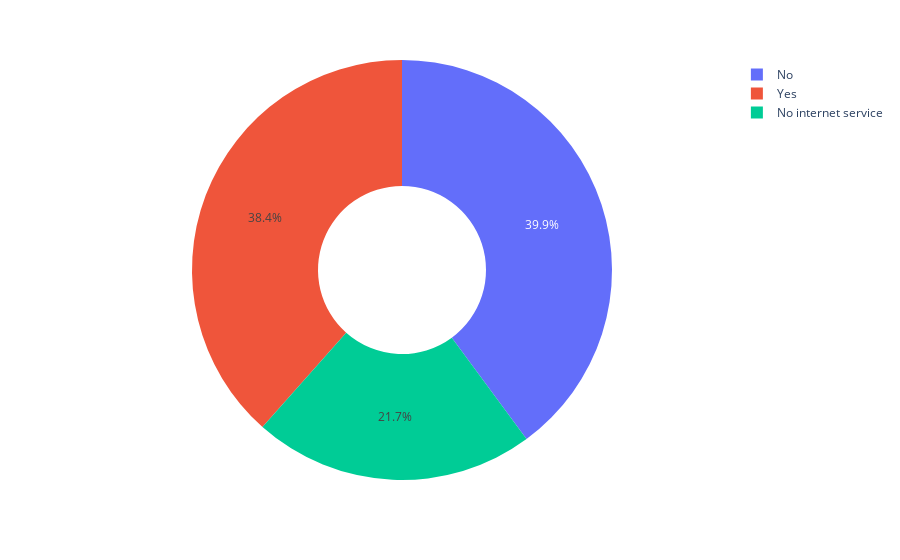

Source (notebook cell):
### Code cell
px.pie(telecom_df, "StreamingTV", hole=0.4)

### Figure 1 — Plotly figure (JSON) as saved in the notebook; plotly's stock layout.template omitted (floating-point values rounded to 4 significant figures; data arrays with more than 128 entries replaced by an {"elided": "..."} marker saying what was removed)
{"data": [{"domain": {"x": [0, 1], "y": [0, 1]}, "hole": 0.4, "hovertemplate": "StreamingTV=%{label}<extra></extra>", "labels": {"elided": "7043 str values"}, "legendgroup": "", "name": "", "showlegend": true, "type": "pie"}], "layout": {"legend": {"tracegroupgap": 0}, "margin": {"t": 60}}}
